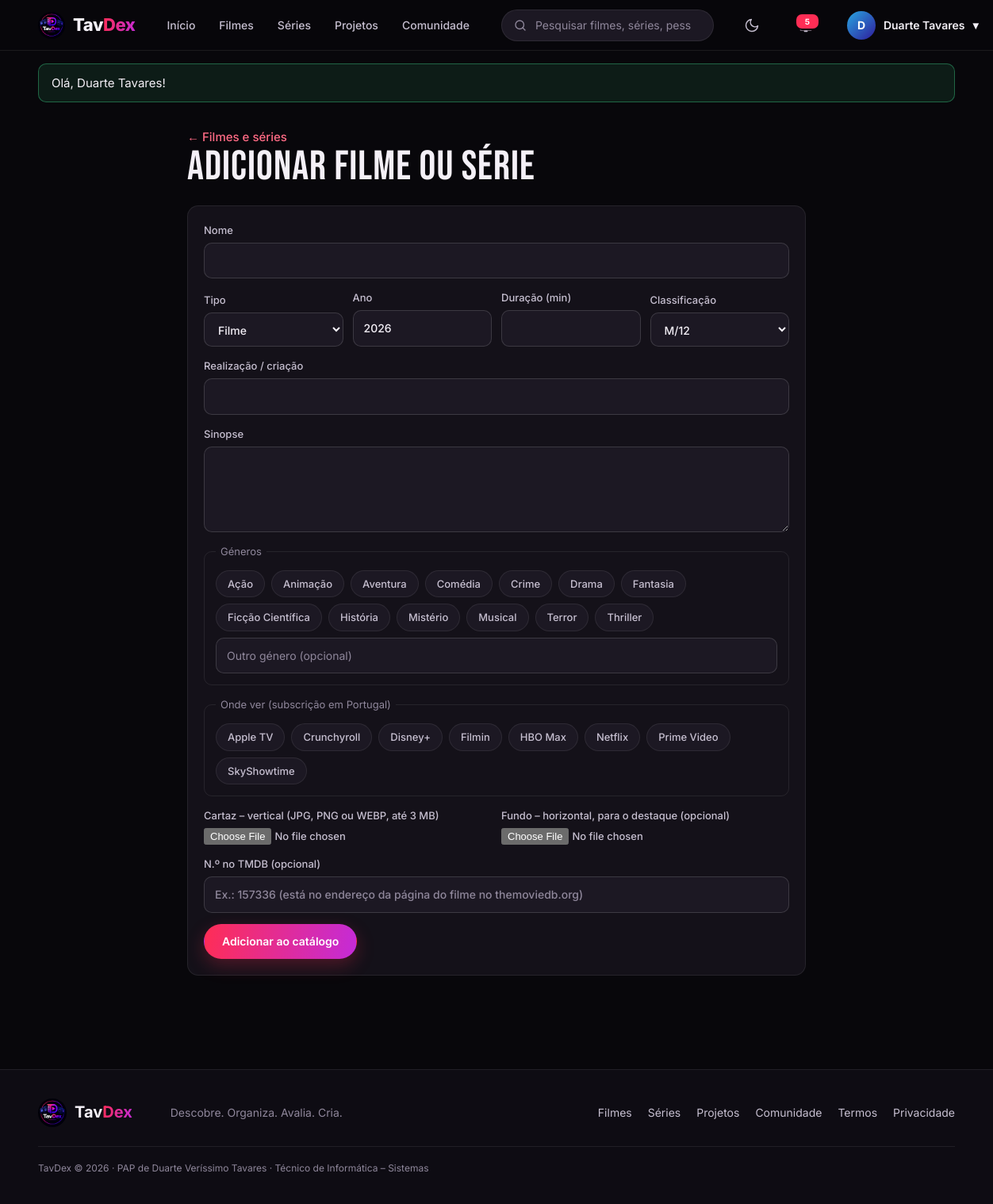
The app's page /admin_titulo.php (signed in) with its own data.
### tables this page shows
CREATE TABLE utilizadores (
    id INT AUTO_INCREMENT PRIMARY KEY,
    nome VARCHAR(20) NOT NULL UNIQUE,                 
    nome_exibicao VARCHAR(50) NULL,                   
    email VARCHAR(120) NOT NULL UNIQUE,
    email_verificado BOOLEAN NOT NULL DEFAULT 0,      
    email_pendente VARCHAR(120) NULL,                 
    password_hash VARCHAR(255) NULL,
    google_id VARCHAR(50) NULL UNIQUE,                
    google_email VARCHAR(120) NULL,
    bio VARCHAR(160) NOT NULL DEFAULT '',
    localizacao VARCHAR(40) NOT NULL DEFAULT '',
    cor SMALLINT NOT NULL DEFAULT 330,               
    foto MEDIUMBLOB NULL,                             
    foto_versao INT NOT NULL DEFAULT 0,               
    tema_banner ENUM('colina','pipocas','claquete','pelicula','marquise') NOT NULL DEFAULT 'colina',    
    banner MEDIUMBLOB NULL,                           
    banner_versao INT NOT NULL DEFAULT 0,             
    mostrar_listas BOOLEAN NOT NULL DEFAULT 1,        
    mostrar_seguidores BOOLEAN NOT NULL DEFAULT 1,    
    papel ENUM('utilizador','admin') NOT NULL DEFAULT 'utilizador',
    bloqueado BOOLEAN NOT NULL DEFAULT 0,
    notif_email BOOLEAN NOT NULL DEFAULT 0,           
    ultimo_login DATETIME NULL,
    criado_em TIMESTAMP NOT NULL DEFAULT CURRENT_TIMESTAMP
);

CREATE TABLE generos (
    id INT AUTO_INCREMENT PRIMARY KEY,
    nome VARCHAR(40) NOT NULL UNIQUE
);

CREATE TABLE plataformas (
    id INT AUTO_INCREMENT PRIMARY KEY,
    nome VARCHAR(40) NOT NULL UNIQUE,
    cor CHAR(7) NOT NULL DEFAULT '#888888',           
    url VARCHAR(200) NOT NULL DEFAULT ''              
);

### admin_titulo.php (the view, shortened to what this page needs)
<?php
require 'lib.php';
exigir_admin();
$id = (int)($_GET['id'] ?? $_POST['id'] ?? 0);
$t = $id ? linha('SELECT * FROM titulos WHERE id = ?', [$id]) : null;
$dados = $t ?? ['nome' => '', 'tipo' => 'filme', 'ano' => date('Y'), 'duracao_min' => '', 'idade' => 'M/12', 'sinopse' => '', 'realizador' => '', 'em_curso' => 0];
$generos = linhas('SELECT * FROM generos ORDER BY nome');
$todas_plataformas = linhas('SELECT * FROM plataformas ORDER BY nome');
require 'cabecalho.php';
?>
<div class="content"><div class="left narrow">
  <p><a class="lk" href="admin.php?s=titulos">← Filmes e séries</a><?php if ($t): ?> · <a class="lk" href="titulo.php?id=<?= $id ?>">Ver página</a><?php endif; ?></p>
  <h1 class="ph"><?= $t ? 'Editar ' . e($t['nome']) : 'Adicionar filme ou série' ?></h1>
  <form method="post" enctype="multipart/form-data" class="box form">
    <label>Nome<input name="nome" value="<?= e($dados['nome']) ?>" required maxlength="150"></label>
    <div class="row2">
      <label>Tipo<select name="tipo" data-tipo><option value="filme" <?= $dados['tipo'] === 'filme' ? 'selected' : '' ?>>Filme</option><option value="serie" <?= $dados['tipo'] === 'serie' ? 'selected' : '' ?>>Série</option></select></label>
      <label>Ano<input type="number" name="ano" value="<?= e($dados['ano']) ?>" min="1888" max="<?= date('Y') + 5 ?>" required></label>
      <label data-so="filme">Duração (min)<input type="number" name="duracao_min" value="<?= e($dados['duracao_min']) ?>" min="1" max="999"></label>
      <label>Classificação<select name="idade"><?php foreach (['M/6', 'M/12', 'M/14', 'M/16', 'M/18'] as $i): ?><option <?= $dados['idade'] === $i ? 'selected' : '' ?>><?= $i ?></option><?php endforeach; ?></select></label>
    </div>
    <label>Realização / criação<input name="realizador" value="<?= e($dados['realizador']) ?>" maxlength="100"></label>
    <label>Sinopse<textarea name="sinopse" rows="4" required maxlength="3000"><?= e($dados['sinopse']) ?></textarea></label>
    <fieldset class="gp2"><legend>Géneros</legend>
      <?php foreach ($generos as $g): ?><label class="chip"><span><?= e($g['nome']) ?></span></label><?php endforeach; ?>
      <input name="novo_genero" placeholder="Outro género (opcional)" maxlength="40">
    </fieldset>
    <fieldset class="gp2"><legend>Onde ver (subscrição em Portugal)</legend>
      <?php foreach ($todas_plataformas as $p): ?><label class="chip"><span><?= e($p['nome']) ?></span></label><?php endforeach; ?>
    </fieldset>
    <div class="row2">
      <label>Cartaz – vertical (JPG, PNG ou WEBP, até 3 MB)<input type="file" name="cartaz" accept="image/jpeg,image/png,image/webp"></label>
      <label>Fundo – horizontal, para o destaque (opcional)<input type="file" name="fundo" accept="image/jpeg,image/png,image/webp"></label>
    </div>
    <label>N.º no TMDB (opcional)<input type="number" name="tmdb_id" value="<?= e($dados['tmdb_id'] ?? '') ?>" min="1" placeholder="Ex.: 157336 (está no endereço da página do filme no themoviedb.org)"></label>
    <button class="btn primary"><?= $t ? 'Guardar alterações' : 'Adicionar ao catálogo' ?></button>
  </form>
</div></div>
<?php require 'rodape.php'; ?>

### cabecalho.php (shortened to what this page needs)
<?php
$u = eu();
$ativo = $ativo ?? '';
$por_ler = $u ? (int)valor('SELECT COUNT(*) FROM notificacoes WHERE utilizador_id = ? AND lida = 0', [$u['id']]) : 0;
$menu = ['index.php' => 'Início', 'catalogo.php?tipo=filme' => 'Filmes', 'catalogo.php?tipo=serie' => 'Séries', 'projetos.php' => 'Projetos', 'comunidade.php' => 'Comunidade'];
?><!DOCTYPE html>
<html lang="pt-PT">
<head>
<link rel="stylesheet" href="style.css">
</head>
<body class="<?= e_admin() ? 'is-admin' : '' ?>">
<header class="nav">
  <a href="index.php" class="bl"><img src="logo.png" alt=""><span>Tav<em>Dex</em></span></a>
  <nav>
    <?php foreach ($menu as $url => $nome): ?>
      <a href="<?= $url ?>" class="<?= $ativo === $nome ? 'active' : '' ?>"><?= $nome ?></a>
    <?php endforeach; ?>
  </nav>
  <form class="search" action="pesquisa.php" method="get" role="search">
    <svg viewBox="0 0 24 24"><circle cx="11" cy="11" r="7"/><path d="M20 20l-4-4"/></svg>
    <input type="search" name="q" value="<?= e($_GET['q'] ?? '') ?>" placeholder="Pesquisar filmes, séries, pessoas, projetos...">
  </form>
  <button class="icone-btn tema" type="button" data-tema aria-label="Mudar entre modo escuro e claro" title="Modo escuro / claro">
    <svg class="lua" viewBox="0 0 24 24"><path d="M21 12.8A9 9 0 1111.2 3a7 7 0 009.8 9.8z"/></svg>
  </button>
  <?php if ($u): ?>
    <a class="bell" href="notificacoes.php" aria-label="Notificações"><svg viewBox="0 0 24 24"><path d="M6 17V11a6 6 0 0112 0v6l2 2H4zM10 21h4"/></svg><?php if ($por_ler): ?><i><?= $por_ler ?></i><?php endif; ?></a>
    <div class="um">
      <button class="ub" type="button"><?= avatar($u) ?><span class="nome"><?= e(nome_visivel($u)) ?></span> ▾</button>
    </div>
  <?php else: ?>
    <a class="btn ghost sm nav-btn" href="login.php?voltar=<?= urlencode($_SERVER['REQUEST_URI'] ?? 'index.php') ?>">Entrar</a>
    <a class="btn primary sm nav-btn" href="registar.php">Registar</a>
  <?php endif; ?>
</header>
<main>
<?= mostrar_avisos() ?>

### lib.php (shortened to what this page needs)
<?php
function bd(): PDO
{
    static $pdo = null;
    if ($pdo === null) {
        $dsn = getenv('TAVDEX_DSN') ?: 'mysql:host=' . BD_HOST . ';dbname=' . BD_NOME . ';charset=utf8mb4';
        try {
            $pdo = new PDO($dsn, BD_UTILIZADOR, BD_PASSWORD, [
                PDO::ATTR_ERRMODE => PDO::ERRMODE_EXCEPTION,
                PDO::ATTR_DEFAULT_FETCH_MODE => PDO::FETCH_ASSOC,
            ]);
        } catch (PDOException $e) {
            http_response_code(500);
            exit('<p style="font-family:sans-serif">Não foi possível ligar à base de dados. Confirma que o MySQL está ligado (no XAMPP ou nos Serviços do Windows), que a password em <b>config.php</b> está certa e que importaste <b>base_dados.sql</b> e <b>dados.sql</b>.</p>');
        }
    }
    return $pdo;
}
function sql(string $consulta, array $param = []): PDOStatement
{
    $st = bd()->prepare($consulta);
    $st->execute($param);
    return $st;
}
function linhas(string $consulta, array $param = []): array
{
    return sql($consulta, $param)->fetchAll();
}
function linha(string $consulta, array $param = []): ?array
{
    $r = sql($consulta, $param)->fetch();
    return $r ?: null;
}
function valor(string $consulta, array $param = [])
{
    return sql($consulta, $param)->fetchColumn();
}
function eu(): ?array
{
    static $u = false;
    if ($u === false) {
        $u = null;
        if (!empty($_SESSION['uid'])) {
            $u = linha('SELECT * FROM utilizadores WHERE id = ?', [$_SESSION['uid']]);
        }
    }
    return $u;
}
function e_admin(): bool
{
    return eu() && eu()['papel'] === 'admin';
}
function exigir_login(): array
{
    if (!eu()) {
        aviso('Inicia sessão para continuar.', 'erro');
        ir('login.php?voltar=' . urlencode($_SERVER['REQUEST_URI'] ?? 'index.php'));
    }
    return eu();
}
function exigir_admin(): void
{
    exigir_login();
}
function e($texto): string
{
    return htmlspecialchars((string)$texto, ENT_QUOTES, 'UTF-8');
}
function mostrar_avisos(): string
{
    $html = '';
    foreach ($_SESSION['avisos'] ?? [] as [$tipo, $texto]) {
        $html .= '<div class="flash ' . e($tipo) . '">' . e($texto) . '</div>';
    }
    return $html;
}
function extras_utilizador(string $nome): array
{
    static $mapa = null;
    if ($mapa === null) {
        $mapa = [];
        foreach (linhas('SELECT id, nome, nome_exibicao, foto_versao FROM utilizadores WHERE nome_exibicao IS NOT NULL OR foto_versao > 0') as $r) {
            $mapa[$r['nome']] = $r;
        }
    }
    return $mapa[$nome] ?? [];
}
function nome_visivel(array $u): string
{
    $exibicao = $u['nome_exibicao'] ?? (extras_utilizador($u['nome'] ?? '')['nome_exibicao'] ?? null);
    return trim((string)$exibicao) !== '' ? $exibicao : ($u['nome'] ?? '');
}
function url_foto(array $u): ?string
{
    $extra = extras_utilizador($u['nome'] ?? '');
    $versao = (int)($u['foto_versao'] ?? ($extra['foto_versao'] ?? 0));
    $id = (int)(isset($u['foto_versao']) ? $u['id'] : ($extra['id'] ?? 0));
    return $versao > 0 && $id ? 'imagem.php?u=' . $id . '&t=foto&v=' . $versao : null;
}
function avatar(array $u, string $tamanho = 's'): string
{
    $foto = url_foto($u);
    $letra = mb_strtoupper(mb_substr(nome_visivel($u), 0, 1));
    return '<span class="av ' . $tamanho . '" style="--h:' . (int)$u['cor'] . '">' . e($letra) . '</span>';
}

### records on screen
utilizadores: nome_exibicao "D", nome_exibicao "Duarte Tavares"
generos: nome "Ação"
generos: nome "Animação"
generos: nome "Aventura"
generos: nome "Comédia"
generos: nome "Crime"
generos: nome "Drama"
generos: nome "Fantasia"
generos: nome "Ficção Científica"
generos: nome "História"
generos: nome "Mistério"
generos: nome "Musical"
generos: nome "Terror"
generos: nome "Thriller"
plataformas: nome "Apple TV"
plataformas: nome "Crunchyroll"
plataformas: nome "Disney+"
plataformas: nome "Filmin"
plataformas: nome "HBO Max"
plataformas: nome "Netflix"
plataformas: nome "Prime Video"
plataformas: nome "SkyShowtime"

### other values on screen
$nome "Início"
$nome "Filmes"
$nome "Séries"
$nome "Projetos"
$nome "Comunidade"
$por_ler "5"
$texto "Olá, Duarte Tavares!"
form field idade "M/12"
